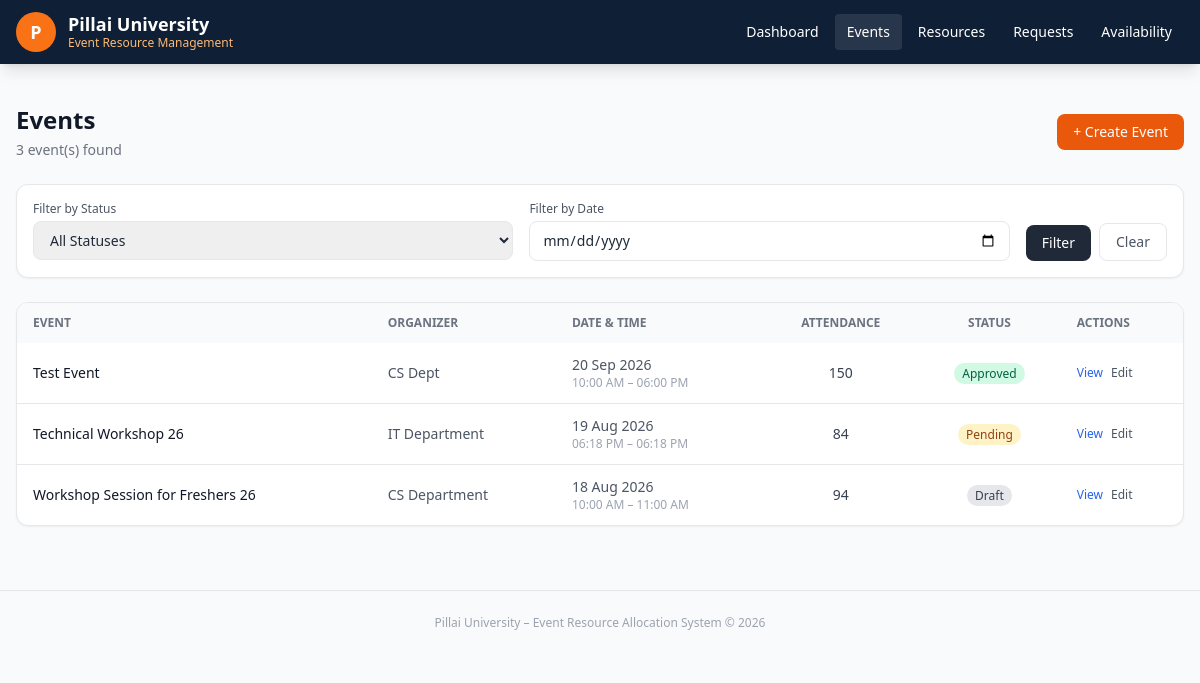
The app's page /events with its own data.
### models.py (models this page shows, shortened)
class Event(db.Model):
    __tablename__ = 'events'
    id = db.Column(db.Integer, primary_key=True)
    name = db.Column(db.String(200), nullable=False)
    organizer = db.Column(db.String(100), nullable=False)
    expected_attendance = db.Column(db.Integer, nullable=False)
    start_datetime = db.Column(db.DateTime, nullable=False)
    end_datetime = db.Column(db.DateTime, nullable=False)
    status = db.Column(db.String(20), nullable=False, default='Draft')
    description = db.Column(db.Text, nullable=True)
    created_at = db.Column(db.DateTime, default=datetime.utcnow)
    updated_at = db.Column(db.DateTime, default=datetime.utcnow, onupdate=datetime.utcnow)
    resource_requests = db.relationship('ResourceRequest', backref='event', lazy=True, cascade='all, delete-orphan')
    STATUS_CHOICES = ['Draft', 'Pending', 'Approved', 'Rejected', 'Cancelled', 'Completed']

### app.py (the view, shortened to what this page needs)
@app.route('/events')
def events_list():
    status_filter = request.args.get('status', '')
    date_filter = request.args.get('date', '')
    query = Event.query
    if status_filter:
        query = query.filter_by(status=status_filter)
    events = query.order_by(Event.start_datetime.desc()).all()
    return render_template(
        'events/list.html',
        events=events,
        status_filter=status_filter,
        date_filter=date_filter,
        status_choices=Event.STATUS_CHOICES
    )

### templates/events/list.html (shortened to what this page needs)
{% extends 'base.html' %}
{% block content %}
<div class="flex items-center justify-between mb-6">
  <div>
    <h1 class="text-2xl font-bold text-gray-900">Events</h1>
    <p class="text-sm text-gray-500 mt-1">{{ events|length }} event(s) found</p>
  </div>
  <a href="/events/create" class="bg-orange-600 hover:bg-orange-700 text-white px-4 py-2 rounded-lg text-sm font-medium transition">+ Create Event</a>
</div>
<form method="get" class="bg-white border rounded-xl p-4 mb-6 flex flex-wrap gap-4 shadow-sm">
  <div class="flex-1 min-w-40">
    <label class="block text-xs font-medium text-gray-600 mb-1">Filter by Status</label>
    <select name="status" class="w-full border rounded-lg px-3 py-2 text-sm focus:outline-none focus:ring-2 focus:ring-orange-400">
      <option value="">All Statuses</option>
    </select>
  </div>
  <div class="flex-1 min-w-40">
    <label class="block text-xs font-medium text-gray-600 mb-1">Filter by Date</label>
    <input type="date" name="date" value="{{ date_filter }}" class="w-full border rounded-lg px-3 py-2 text-sm focus:outline-none focus:ring-2 focus:ring-orange-400">
  </div>
  <div class="flex items-end gap-2">
    <button type="submit" class="bg-gray-800 text-white px-4 py-2 rounded-lg text-sm hover:bg-gray-700 transition">Filter</button>
    <a href="/events" class="border px-4 py-2 rounded-lg text-sm text-gray-600 hover:bg-gray-50 transition">Clear</a>
  </div>
</form>
{% if events %}
<div class="bg-white border rounded-xl shadow-sm overflow-hidden">
  <table class="w-full text-sm">
    <thead class="bg-gray-50 text-xs text-gray-500 uppercase">
      <tr>
        <th class="px-4 py-3 text-left">Event</th>
        <th class="px-4 py-3 text-left">Organizer</th>
        <th class="px-4 py-3 text-left">Date & Time</th>
        <th class="px-4 py-3 text-center">Attendance</th>
        <th class="px-4 py-3 text-center">Status</th>
        <th class="px-4 py-3 text-left">Actions</th>
      </tr>
    </thead>
    <tbody class="divide-y">
      {% for event in events %}
      <tr class="hover:bg-gray-50 transition">
        <td class="px-4 py-3 font-medium text-gray-900">
          <a href="/events/{{ event.id }}" class="hover:text-orange-600">{{ event.name }}</a>
        </td>
        <td class="px-4 py-3 text-gray-600">{{ event.organizer }}</td>
        <td class="px-4 py-3 text-gray-600">
          <div>{{ event.start_datetime.strftime('%d %b %Y') }}</div>
          <div class="text-xs text-gray-400">{{ event.start_datetime.strftime('%I:%M %p') }} – {{ event.end_datetime.strftime('%I:%M %p') }}</div>
        </td>
        <td class="px-4 py-3 text-center text-gray-700">{{ event.expected_attendance }}</td>
        <td class="px-4 py-3 text-center">
          <span class="badge-{{ event.status }} px-2 py-0.5 rounded-full text-xs font-medium">{{ event.status }}</span>
        </td>
        <td class="px-4 py-3">
          <div class="flex gap-2">
            <a href="/events/{{ event.id }}" class="text-xs text-blue-600 hover:underline">View</a>
            {% if event.status not in ['Cancelled', 'Completed'] %}
            <a href="/events/{{ event.id }}/edit" class="text-xs text-gray-600 hover:underline">Edit</a>
            {% endif %}
          </div>
        </td>
      </tr>
      {% endfor %}
    </tbody>
  </table>
</div>
{% else %}
<div class="bg-white border rounded-xl p-12 text-center text-gray-400 shadow-sm">
  <div class="text-4xl mb-3">📭</div>
  <div class="font-medium">No events found.</div>
  <div class="text-sm mt-1"><a href="/events/create" class="text-orange-600 hover:underline">Create the first event →</a></div>
</div>
{% endif %}
{% endblock %}

### templates/base.html (style rules this page uses)
.badge-Draft { background:#e5e7eb; color:#374151; }
.badge-Pending { background:#fef3c7; color:#92400e; }
.badge-Approved { background:#d1fae5; color:#065f46; }

### records on screen
Event: name "Test Event", organizer "CS Dept", start_datetime "20 Sep 2026", start_datetime "10:00 AM", end_datetime "06:00 PM", expected_attendance "150", status "Approved"
Event: name "Technical Workshop 26", organizer "IT Department", start_datetime "19 Aug 2026", start_datetime "06:18 PM", end_datetime "06:18 PM", expected_attendance "84", status "Pending"
Event: name "Workshop Session for Freshers 26", organizer "CS Department", start_datetime "18 Aug 2026", start_datetime "10:00 AM", end_datetime "11:00 AM", expected_attendance "94", status "Draft"

### other values on screen
{{ events|length }} "3"
